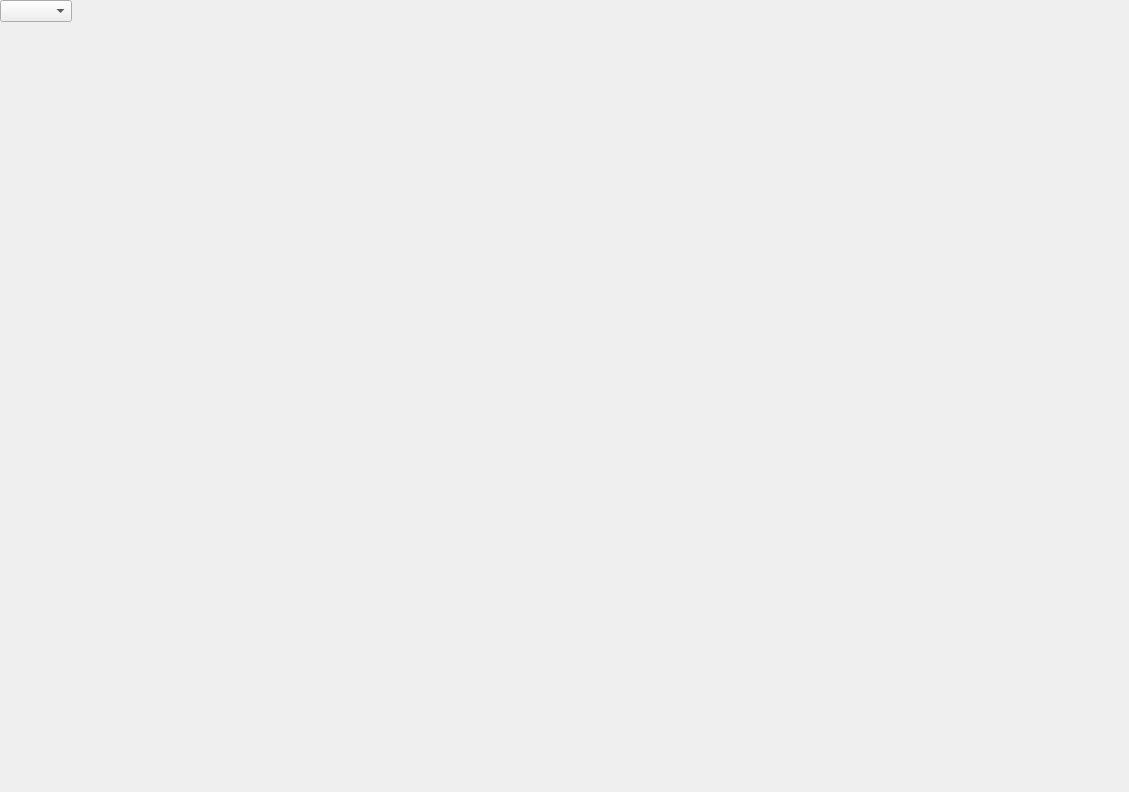
<?xml version="1.0" encoding="UTF-8"?>
<ui version="4.0">
 <class>AmuletMainWindow</class>
 <widget class="QMainWindow" name="AmuletMainWindow">
  <property name="geometry">
   <rect>
    <x>0</x>
    <y>0</y>
    <width>1129</width>
    <height>792</height>
   </rect>
  </property>
  <property name="windowTitle">
   <string>Amulet Editor</string>
  </property>
  <widget class="QWidget" name="_widget">
   <layout class="QVBoxLayout" name="_widget_layout" stretch="0,1">
    <property name="spacing">
     <number>0</number>
    </property>
    <property name="leftMargin">
     <number>0</number>
    </property>
    <property name="topMargin">
     <number>0</number>
    </property>
    <property name="rightMargin">
     <number>0</number>
    </property>
    <property name="bottomMargin">
     <number>0</number>
    </property>
    <item>
     <layout class="QHBoxLayout" name="_header_layout">
      <property name="spacing">
       <number>0</number>
      </property>
      <item>
       <widget class="QComboBox" name="context_switch"/>
      </item>
      <item>
       <spacer name="_header_spacer">
        <property name="orientation">
         <enum>Qt::Horizontal</enum>
        </property>
        <property name="sizeHint" stdset="0">
         <size>
          <width>40</width>
          <height>20</height>
         </size>
        </property>
       </spacer>
      </item>
     </layout>
    </item>
    <item>
     <layout class="QHBoxLayout" name="_main_layout" stretch="0,1">
      <item>
       <widget class="ToolBar" name="toolbar">
        <property name="backgroundColor" stdset="0">
         <string notr="true">surface</string>
        </property>
       </widget>
      </item>
      <item>
       <widget class="RecursiveSplitter" name="view_container"/>
      </item>
     </layout>
    </item>
   </layout>
  </widget>
 </widget>
 <customwidgets>
  <customwidget>
   <class>ToolBar</class>
   <extends>QFrame</extends>
   <header>.toolbar</header>
   <container>1</container>
  </customwidget>
  <customwidget>
   <class>RecursiveSplitter</class>
   <extends>QFrame</extends>
   <header>amulet_team_main_window._tab_engine</header>
   <container>1</container>
  </customwidget>
 </customwidgets>
 <resources/>
 <connections/>
</ui>
